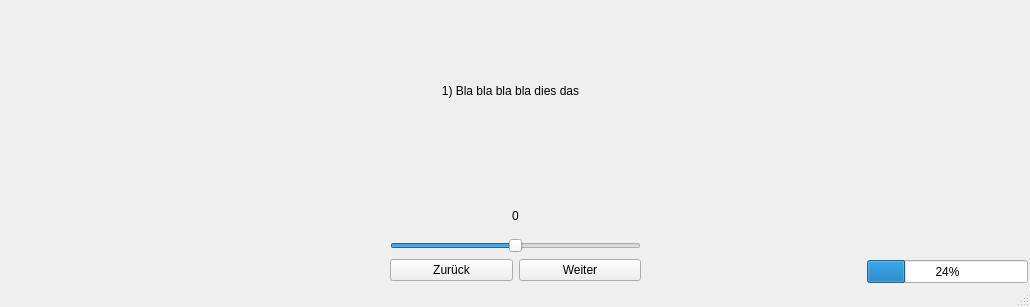
<?xml version="1.0" encoding="UTF-8"?>
<ui version="4.0">
 <class>MainWindow</class>
 <widget class="QMainWindow" name="MainWindow">
  <property name="geometry">
   <rect>
    <x>0</x>
    <y>0</y>
    <width>1030</width>
    <height>307</height>
   </rect>
  </property>
  <property name="cursor">
   <cursorShape>ArrowCursor</cursorShape>
  </property>
  <property name="windowTitle">
   <string>MainWindow</string>
  </property>
  <property name="autoFillBackground">
   <bool>false</bool>
  </property>
  <widget class="QWidget" name="centralwidget">
   <widget class="QLabel" name="fragenLabel">
    <property name="geometry">
     <rect>
      <x>-10</x>
      <y>-10</y>
      <width>1041</width>
      <height>201</height>
     </rect>
    </property>
    <property name="autoFillBackground">
     <bool>false</bool>
    </property>
    <property name="text">
     <string>1) Bla bla bla bla dies das</string>
    </property>
    <property name="alignment">
     <set>Qt::AlignCenter</set>
    </property>
    <property name="margin">
     <number>10</number>
    </property>
   </widget>
   <widget class="QWidget" name="gridLayoutWidget">
    <property name="geometry">
     <rect>
      <x>390</x>
      <y>200</y>
      <width>251</width>
      <height>81</height>
     </rect>
    </property>
    <layout class="QGridLayout" name="gridLayout_2">
     <item row="2" column="1">
      <widget class="QPushButton" name="weiterButton">
       <property name="text">
        <string>Weiter</string>
       </property>
      </widget>
     </item>
     <item row="1" column="0" colspan="2">
      <widget class="QSlider" name="horizontalSlider">
       <property name="cursor">
        <cursorShape>SizeHorCursor</cursorShape>
       </property>
       <property name="mouseTracking">
        <bool>true</bool>
       </property>
       <property name="maximum">
        <number>6</number>
       </property>
       <property name="sliderPosition">
        <number>3</number>
       </property>
       <property name="orientation">
        <enum>Qt::Horizontal</enum>
       </property>
      </widget>
     </item>
     <item row="2" column="0">
      <widget class="QPushButton" name="zurueckButton">
       <property name="text">
        <string>Zurück</string>
       </property>
      </widget>
     </item>
     <item row="0" column="0" colspan="2">
      <widget class="QLabel" name="eingabeLabel">
       <property name="layoutDirection">
        <enum>Qt::LeftToRight</enum>
       </property>
       <property name="text">
        <string>0</string>
       </property>
       <property name="textFormat">
        <enum>Qt::PlainText</enum>
       </property>
       <property name="alignment">
        <set>Qt::AlignCenter</set>
       </property>
      </widget>
     </item>
    </layout>
   </widget>
   <widget class="QProgressBar" name="progressBar">
    <property name="geometry">
     <rect>
      <x>867</x>
      <y>260</y>
      <width>161</width>
      <height>23</height>
     </rect>
    </property>
    <property name="value">
     <number>24</number>
    </property>
   </widget>
  </widget>
  <widget class="QStatusBar" name="statusbar"/>
 </widget>
 <resources/>
 <connections/>
</ui>
